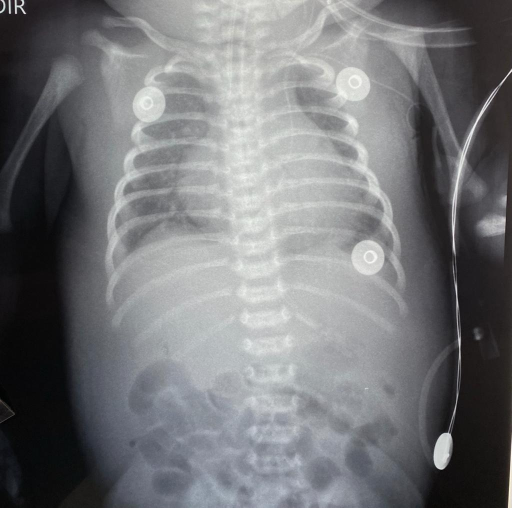
#> input picture imagens/picc.jpeg, 1024 x 1015 px (shown at 1/2 size)
$ python homomorfico.py
#> lines starting #> are read from the running program, lines starting #| are printed output that depends on the picture
import cv2 as cv
import numpy as np

########################################################################
# Definições
########################################################################
# Imagem de trabalho
original = cv.imread('imagens/picc.jpeg')
#> original is the input picture: shape (1015, 1024, 3); mean B, G, R 120.2, 117.7, 116.8

cinza = cv.cvtColor(original, cv.COLOR_BGR2GRAY)
cinza_h = cinza.shape[0]
#> cinza_h = 1015
cinza_w = cinza.shape[1]
#> cinza_w = 1024

# Janela para menu de controles
menu = np.zeros((1, 200), dtype='uint8')
menu[:] = 255
cv.namedWindow("Menu")

########################################################################
# Funções
########################################################################
# Função de transferência gaussiana modificada
def gaussModif(gama_L, gama_H, c, D_0, imagem):
    # Variáveis de interesse
    im_h = imagem.shape[0]
    im_w = imagem.shape[1]

    # Coordenadas do centro
    u_c = im_h/2
    v_c = im_w/2

    H = np.zeros(imagem.shape, dtype='float')
    temp = np.zeros(imagem.shape, dtype='complex')

    # Matriz de coordenadas
    u, v = np.meshgrid(range(im_h), range(im_w), indexing='ij')

    # Etapas de cálculo do filtro gaussiano modificado
    D_uv_2 = (((u-u_c)**2 + (v-v_c)**2)**2).astype('float')
    div_D0 = D_uv_2/(D_0**2)
    c_div_D0 = (-1)* c * div_D0
    exp_div_D0 = np.exp(c_div_D0)
    um_menos_exp = 1 - exp_div_D0
    mult_delta_gama = (gama_H - gama_L) * um_menos_exp
    H = gama_L + mult_delta_gama

    return H

# Função para adicionar pixels na imagem de forma a otimizar o cálculo da DFT/FFT
def zeroPadding(imagem):
    cinza_h2 = cv.getOptimalDFTSize(imagem.shape[0])
    cinza_w2 = cv.getOptimalDFTSize(imagem.shape[1])
    # print("x = {} -> {}, y = {} -> {}".format(imagem.shape[0], cinza_h2, imagem.shape[1], cinza_w2))
    imagem_padded = np.zeros((cinza_h2, cinza_w2), dtype='uint8')
    imagem_padded[0:cinza_h, 0:cinza_w] = imagem
    return imagem_padded

# Restaura a imagem ao tamanho original
def unpaddingImage(imagem_padded, imagem):
    temp = np.zeros(imagem.shape, dtype='uint8')
    temp[0:imagem.shape[0], 0:imagem.shape[1]] = imagem_padded[0:imagem.shape[0], 0:imagem.shape[1]]
    return temp

# Plota FFT da imagem
def plotaFFT(imagem):
    I_fft = np.fft.fft2(imagem)
    I_shift = np.fft.fftshift(I_fft)
    I_mag = np.abs(I_shift)
    I_log = np.log(1+ I_mag)
    I_int = np.uint8(I_log)
    I_norm = cv.normalize(I_int, None, 0, 255, norm_type=cv.NORM_MINMAX)
    cv.imshow("TF", I_norm)

# Aplica o filtro homomórfico
def aplicaFiltro(func_transf, imagem):
    # Redistribui os pixels do filtro(descentralização)
    h = np.fft.fftshift(func_transf)

    # Imagem no domínio logarítmico
    I_log = np.log(1 + imagem)

    # DFT
    I_fft = np.fft.fft2(I_log)

    # Shift
    I_shifted = np.fft.fftshift(I_fft)

    # Filtragem
    I_filt = h * I_fft

    #  ITF
    I_inv_TF = np.fft.ifft2(I_filt)

    # Exponencial
    I_exp = np.exp(np.real(I_inv_TF)) - 1

    # Converte para uint8
    I_int = np.uint8(I_exp)

    return I_int

# Funções para as trackbars
def getGamaL(valor):
    # # Garante que gama_H seja maior que 1
    local_gama_H = 1 if cv.getTrackbarPos('gama_H', "Menu") < 10 else cv.getTrackbarPos('gama_H', "Menu")/10
    local_c = cv.getTrackbarPos("c", "Menu")/10
    local_D0 = cv.getTrackbarPos("D0", "Menu")

    print("De getGamaL -> {}, {}, {}, {}".format(valor/100, local_gama_H, local_c, local_D0))
    cinza_padded = zeroPadding(imagem=cinza)
    H_uv = gaussModif(
        # gama_L=0.9, gama_H=5, c=3, D_0=1000, imagem=cinza_padded
        gama_L = valor/100,
        gama_H = local_gama_H,
        c = local_c,
        D_0 = local_D0,
        imagem = cinza_padded
    )
    printParams(gama_L=valor/100, gama_H=local_gama_H, c=local_c, D0=local_D0, imagem=H_uv)

    # Aplica o filtro e retorna a imagem filtrada
    imagem_filtrada = aplicaFiltro(H_uv, cinza_padded)

    # Restaura imagem ao tamanho original
    imagem_restaurada = unpaddingImage(imagem_padded=imagem_filtrada, imagem=cinza)

    # Exibição das imagens
    cv.imshow("Filtro", H_uv)
    cv.imshow("Imagem Filtrada", imagem_restaurada)


def getGamaH(valor):
    local_gama_L = cv.getTrackbarPos('gama_L', "Menu")/100
    local_c = cv.getTrackbarPos("c", "Menu")/10
    local_D0 = cv.getTrackbarPos("D0", "Menu")
    print("De getGamaH -> {}, {}, {}, {}".format(local_gama_L, valor/10, local_c, local_D0))

    cinza_padded = zeroPadding(imagem=cinza)

    H_uv = gaussModif(
        # gama_L=0.9, gama_H=5, c=3, D_0=1000, imagem=cinza_padded
        gama_L = local_gama_L,
        gama_H = 1 if valor < 10 else valor/10,
        c = local_c,
        D_0 = local_D0,
        imagem = cinza_padded
    )
    printParams(gama_L=local_gama_L, gama_H=1 if valor < 10 else valor/10, c=local_c, D0=local_D0, imagem=H_uv)
    # Aplica o filtro e retorna a imagem filtrada
    imagem_filtrada = aplicaFiltro(H_uv, cinza_padded)

    # Restaura imagem ao tamanho original
    imagem_restaurada = unpaddingImage(imagem_padded=imagem_filtrada, imagem=cinza)

    # Exibição das imagens
    cv.imshow("Filtro", H_uv)
    cv.imshow("Imagem Filtrada", imagem_restaurada)

def getC(valor):
    local_gama_L = cv.getTrackbarPos('gama_L', "Menu")/100
    local_gama_H = 1 if cv.getTrackbarPos('gama_H', "Menu") < 10 else cv.getTrackbarPos('gama_H', "Menu")/10
    local_D0 = cv.getTrackbarPos("D0", "Menu")
    print("De getGamaC -> {}, {}, {}, {}".format(local_gama_L, local_gama_H, valor/10, local_D0))

    cinza_padded = zeroPadding(imagem=cinza)

    H_uv = gaussModif(
        # gama_L=0.9, gama_H=5, c=3, D_0=1000, imagem=cinza_padded
        gama_L = local_gama_L,
        gama_H = local_gama_H,
        c = valor/10,
        D_0 = local_D0,
        imagem = cinza_padded
    )
    printParams(gama_L=local_gama_L, gama_H=local_gama_H, c=valor/10, D0=local_D0, imagem=H_uv)
    # Aplica o filtro e retorna a imagem filtrada
    imagem_filtrada = aplicaFiltro(H_uv, cinza_padded)

    # Restaura imagem ao tamanho original
    imagem_restaurada = unpaddingImage(imagem_padded=imagem_filtrada, imagem=cinza)

    # Exibição das imagens
    cv.imshow("Filtro", H_uv)
    cv.imshow("Imagem Filtrada", imagem_restaurada)

def getD0(valor):
    local_gama_L = cv.getTrackbarPos('gama_L', "Menu")/100
    local_gama_H = 1 if cv.getTrackbarPos('gama_H', "Menu") < 10 else cv.getTrackbarPos('gama_H', "Menu")/10
    local_c = cv.getTrackbarPos("c", "Menu")/10
    print("De getGamaL -> {}, {}, {}, {}".format(local_gama_L, local_gama_H, local_c, valor))

    cinza_padded = zeroPadding(imagem=cinza)

    H_uv = gaussModif(
        # gama_L=0.9, gama_H=5, c=3, D_0=1000, imagem=cinza_padded
        gama_L = local_gama_L,
        gama_H = local_gama_H,
        c = local_c,
        D_0 = valor,
        imagem = cinza_padded
    )
    printParams(gama_L=local_gama_L, gama_H=local_gama_H, c=local_c, D0=valor, imagem=H_uv)

    # Aplica o filtro e retorna a imagem filtrada
    imagem_filtrada = aplicaFiltro(H_uv, cinza_padded)

    # Restaura imagem ao tamanho original
    imagem_restaurada = unpaddingImage(imagem_padded=imagem_filtrada, imagem=cinza)

    # Exibição das imagens
    cv.imshow("Filtro", H_uv)
    cv.imshow("Imagem Filtrada", imagem_restaurada)

# Função para escrever na imagem do filtro os parâmetros selecionados
def printParams(gama_L = 0, gama_H = 0, c = 0, D0  = 0, imagem = None):
    text_gama_L = "gama_L = {}".format(gama_L)
    text_gama_H = "gama_H = {}".format(gama_H)
    text_c = "c = {}".format(c)
    text_D0 = "D0 = {}".format(D0)

    cv.putText(imagem, text=text_gama_L, thickness=1, color=(0,0,0),
               fontScale=0.4, org=(20,10), fontFace=cv.FONT_HERSHEY_SIMPLEX, lineType=4)
    cv.putText(imagem, text=text_gama_H, thickness=1, color=(0, 0, 0),
               fontScale=0.4, org=(20, 25), fontFace=cv.FONT_HERSHEY_SIMPLEX, lineType=4)
    cv.putText(imagem, text=text_c, thickness=1, color=(0, 0, 0),
               fontScale=0.4, org=(20, 40), fontFace=cv.FONT_HERSHEY_SIMPLEX, lineType=4)
    cv.putText(imagem, text=text_D0, thickness=1, color=(0, 0, 0),
               fontScale=0.4, org=(20, 55), fontFace=cv.FONT_HERSHEY_SIMPLEX, lineType=4)


########################################################################
# Programação
########################################################################
# Cria o menu de controle
# Limite inferior da curva de histerese
cv.createTrackbar("gama_L", "Menu", 1, 100, getGamaL)

# Limite superior da curva de histerese
cv.createTrackbar("gama_H", "Menu", 1, 100, getGamaH)

# Inclinação da curva de histerese
cv.createTrackbar("c", "Menu", 1, 100, getC)

# Frequencia de corte
cv.createTrackbar("D0", "Menu", 30, 3000, getD0)

########################################################################
# Exibição
########################################################################
# Menu
cv.imshow("Menu", menu)

# Imagem original
cv.imshow("Original", cinza)
#
# # FFT da imagem
plotaFFT(cinza)
#> in plotaFFT, `I_log = np.log(1+ I_mag)`:
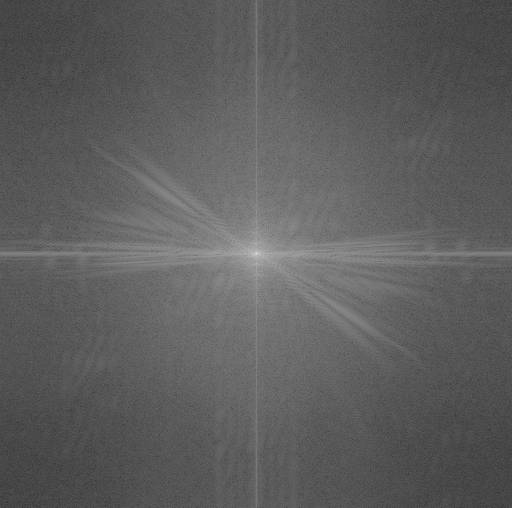
#> I_log: shape (1015, 1024) float64 (shown at 1/2 size); min 0.82, max 18.62, mean 7.37; drawn with min black and max white

cv.waitKey(0)
#> in zeroPadding, `imagem_padded[0:cinza_h, 0:cinza_w] = imagem`:
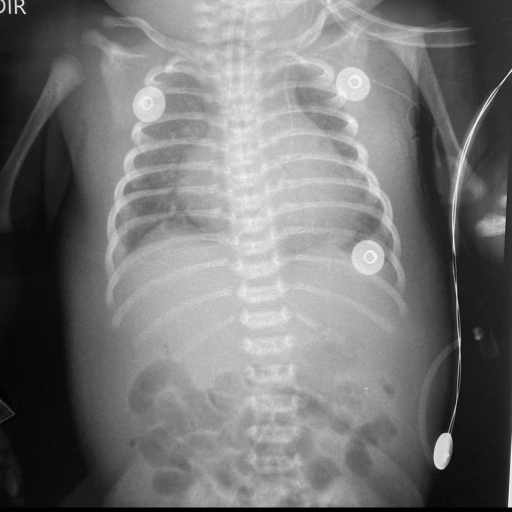
#> imagem_padded: shape (1024, 1024) (shown at 1/2 size); min 0, max 254, mean 116.7
#> in gaussModif, `exp_div_D0 = np.exp(c_div_D0)`:
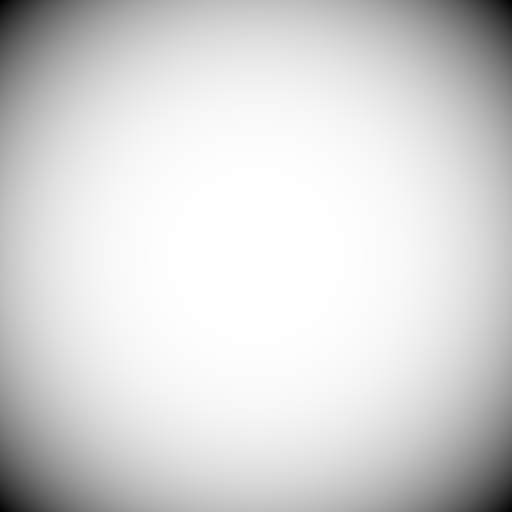
#> c_div_D0: shape (1024, 1024) float64 (shown at 1/2 size); min -30541989.7, max 0, mean -4751002.1; drawn with min black and max white
#> in getGamaL, `H_uv = gaussModif(`:
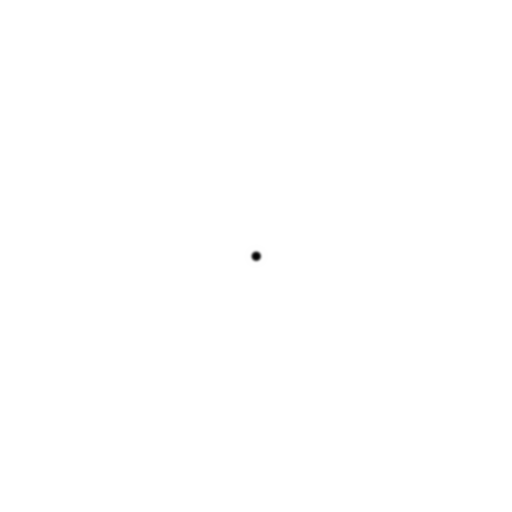
#> H_uv: shape (1024, 1024) float64 (shown at 1/2 size); min 0.01, max 1, mean 1
#> in printParams, `cv.putText(imagem, text=text_gama_H, thickness=1, color=(0, 0, 0), fon..`: imagem: shape (1024, 1024) float64; min 0, max 1, mean 0.999
#> in printParams, `cv.putText(imagem, text=text_c, thickness=1, color=(0, 0, 0), fontScal..`: imagem: shape (1024, 1024) float64; min 0, max 1, mean 0.999
#> in printParams, `cv.putText(imagem, text=text_D0, thickness=1, color=(0, 0, 0), fontSca..`: imagem: shape (1024, 1024) float64; min 0, max 1, mean 0.999
#> in aplicaFiltro, `I_log = np.log(1 + imagem)`:
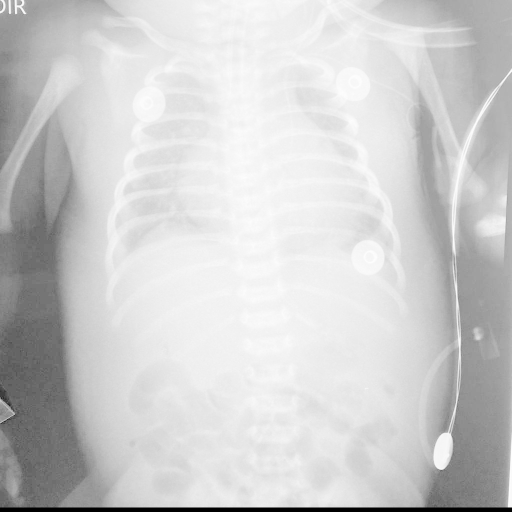
#> I_log: shape (1024, 1024) float16 (shown at 1/2 size); min 0, max 5.54, mean 4.47; drawn with min black and max white
#> in aplicaFiltro, `I_exp = np.exp(np.real(I_inv_TF)) - 1`:
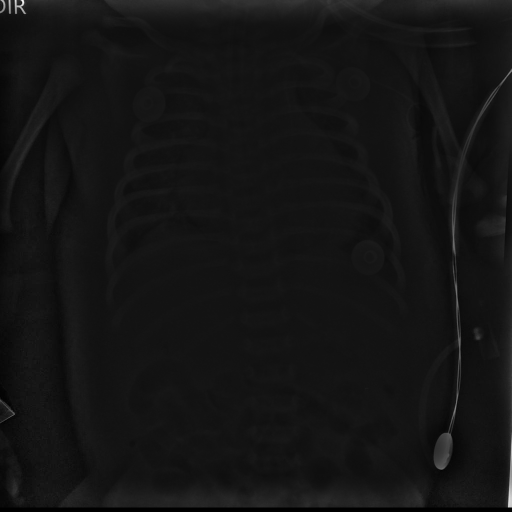
#> I_exp: shape (1024, 1024) float64 (shown at 1/2 size); min -0.988, max 12.44, mean 0.107; drawn with min black and max white
#> in aplicaFiltro, `I_int = np.uint8(I_exp)`:
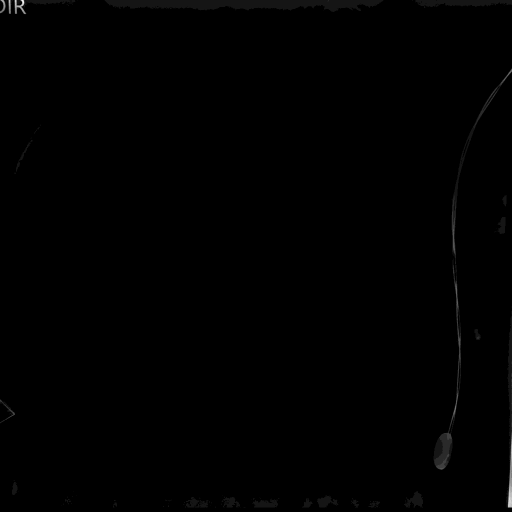
#> I_int: shape (1024, 1024) (shown at 1/2 size); min 0, max 12, mean 0.0368; drawn with min black and max white
cv.destroyAllWindows()

$ run again, with imagens/boost.png saved as imagens/picc.jpeg
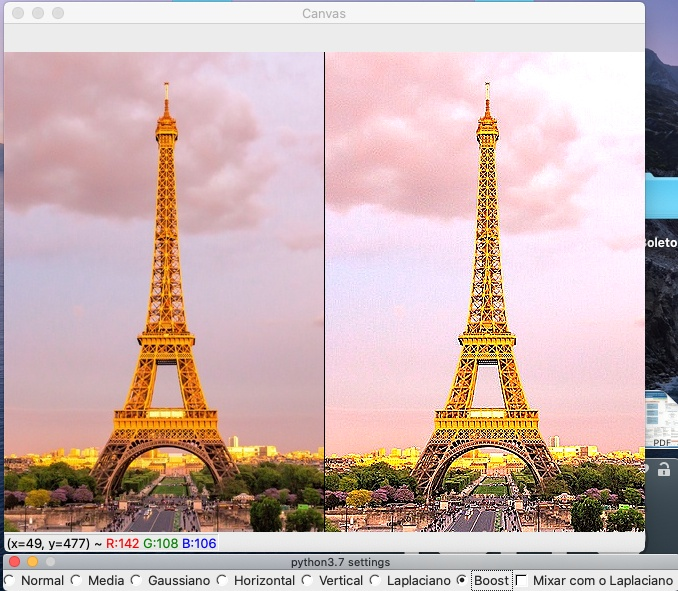
#> input picture imagens/boost.png, 678 x 591 px
#> original is the input picture: shape (591, 678, 3); mean B, G, R 177.6, 180, 204.2
#> in gaussModif, `exp_div_D0 = np.exp(c_div_D0)`:
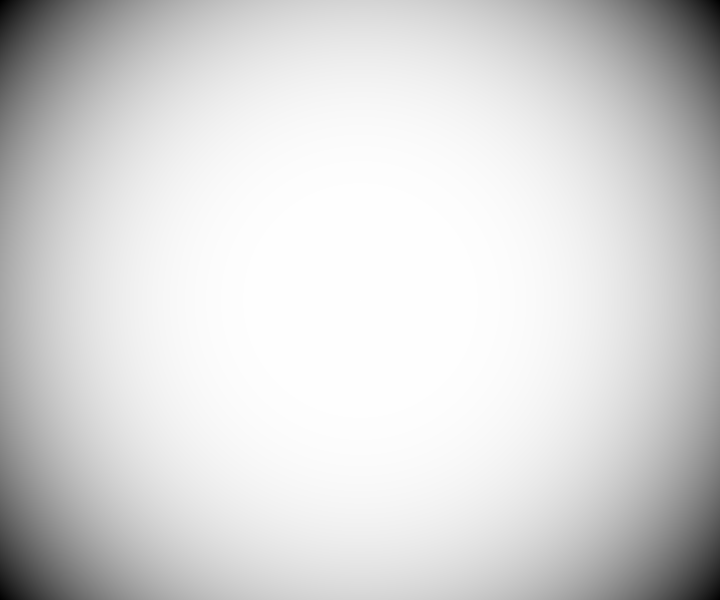
#> c_div_D0: shape (600, 720) float64; min -5358240, max 0, mean -841258.8; drawn with min black and max white
#> in aplicaFiltro, `I_log = np.log(1 + imagem)`:
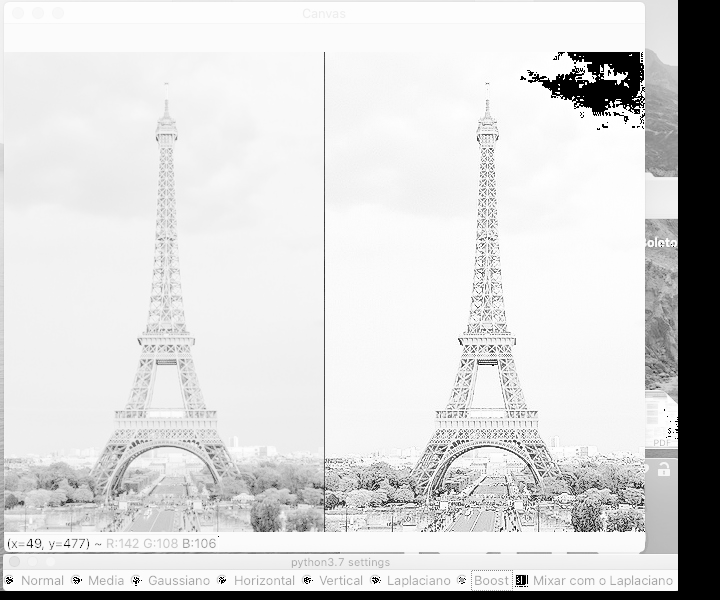
#> I_log: shape (600, 720) float16; 1.01% of the values are NaN or infinite; the others: min 0, max 5.54, mean 4.73; drawn with min black, max white, NaN and infinite black
#> I_exp: shape (600, 720) float64; every value is NaN or infinite
#> temp: shape (591, 678); every value is 0

$ run again, with imagens/eric.jpg copied over imagens/picc.jpeg
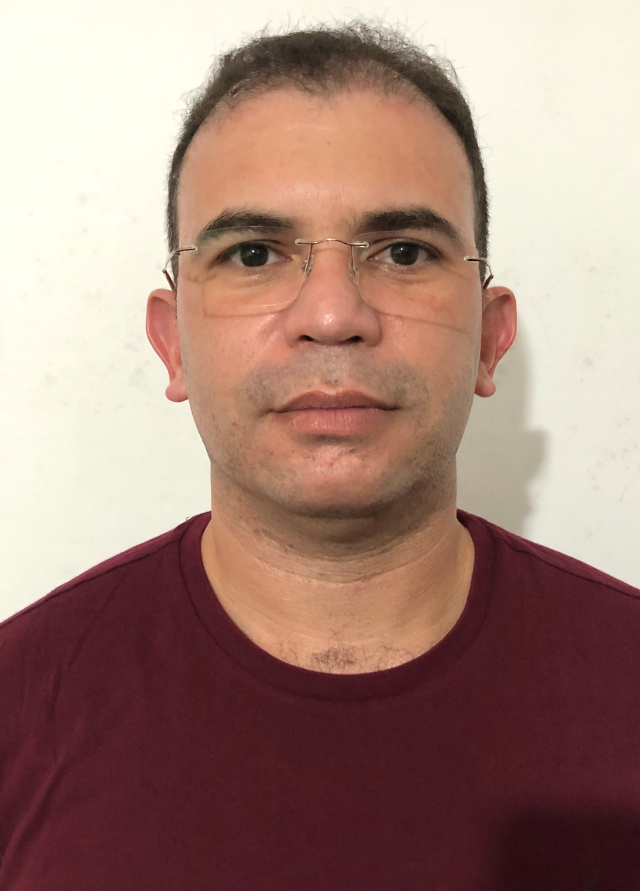
#> input picture imagens/eric.jpg, 640 x 891 px
#> original is the input picture: shape (891, 640, 3); mean B, G, R 122.1, 132.7, 164.6
#> in aplicaFiltro, `I_exp = np.exp(np.real(I_inv_TF)) - 1`:
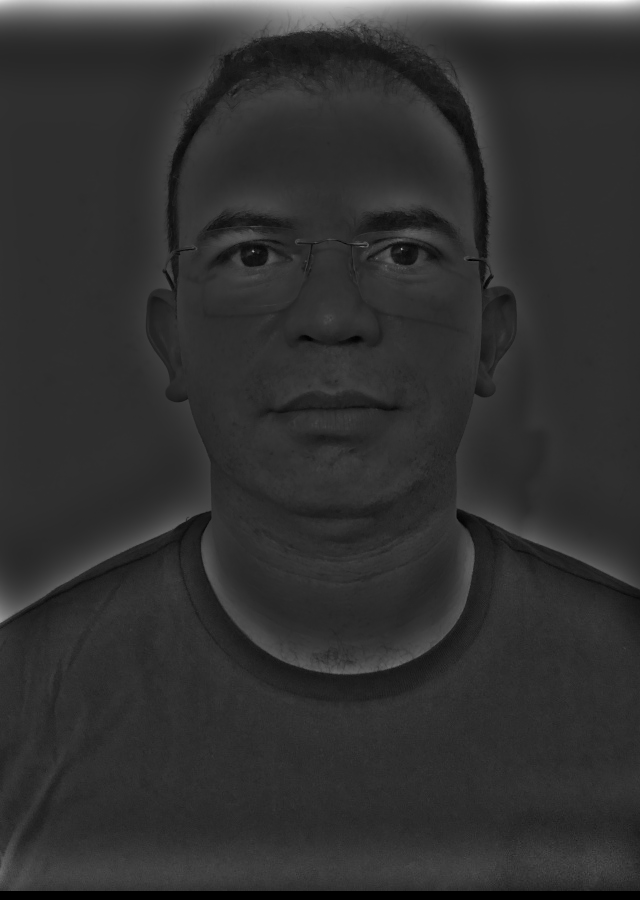
#> I_exp: shape (900, 640) float64; min -0.983, max 4.7, mean 0.123; drawn with min black and max white
#> in aplicaFiltro, `I_int = np.uint8(I_exp)`:
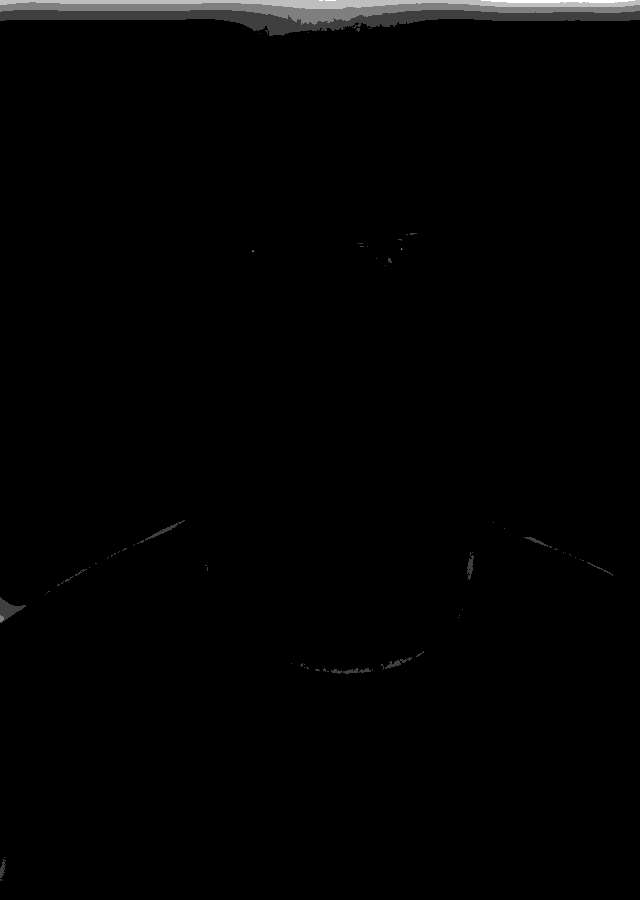
#> I_int: shape (900, 640); min 0, max 4, mean 0.0476; drawn with min black and max white
